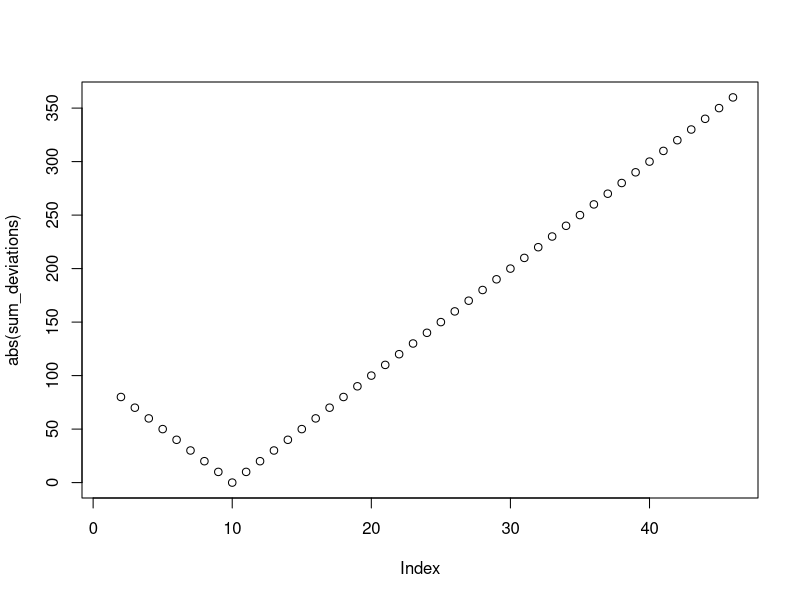
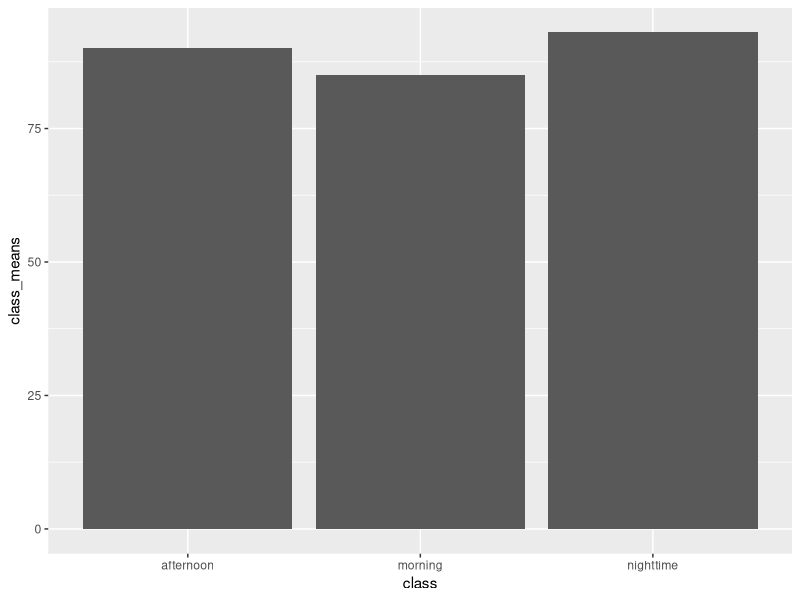
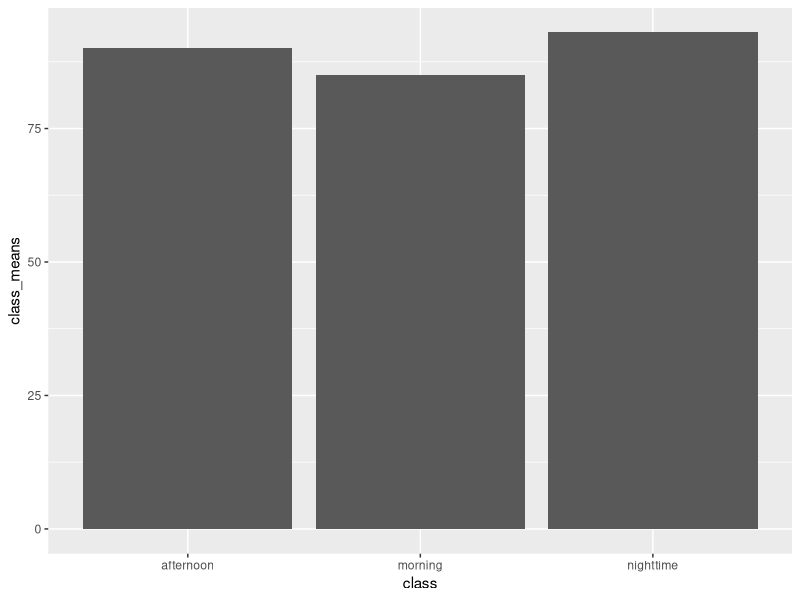

The R script that drew these images, in order:
## ---- chunk 1
knitr::opts_chunk$set(echo = TRUE)
## ---- chunk 2
"scores" <- c(2,3,4,5,6,7,8,9,10,46)

mean(scores)


min(scores)
max(scores)

numbers_to_test <- min(scores):max(scores)

sum_deviations <-c() 
  for(i in numbers_to_test) {
  sum_deviations[i] <- sum(scores-i)
}

sum_deviations

plot(abs(sum_deviations))

which(sum_deviations == 0)
## ---- chunk 3
y <- c(2,4,6,8,10,13,16,19,22,26)

numbers_to_test <- min(y):max(y)

sum_y <- sum(numbers_to_test)

sum_ysquare <-c()
  for(i in numbers_to_test){
    sum((numbers_to_test)^2)
  }

sum_ysquare-((sum_y)^2)/(length(y)-1)


var(y)

             
             
             
             
             
        



## ---- chunk 4
library(dbplyr)

library(ggplot2)


class <- c('morning','afternoon','nighttime')
class_means <- c(85,90,93)

school_data <- data.frame(class, class_means)

str(school_data)



group_means <- school_data 
             
                
                
             

ggplot(group_means, aes(x = class, y = class_means))+
  geom_bar(stat="identity")


## ---- chunk 5
library(dbplyr)

library(ggplot2)


class <- c('morning','afternoon','nighttime')
class1_means <- c(75,78,80)
class2_means <- c(88,76,63)
school_data <- data.frame(class, class1_means, class2_means)

group_means <- school_data 
             
                
                
             

ggplot(group_means, aes(x = class, y = class_means))+
  geom_bar(stat="identity")
